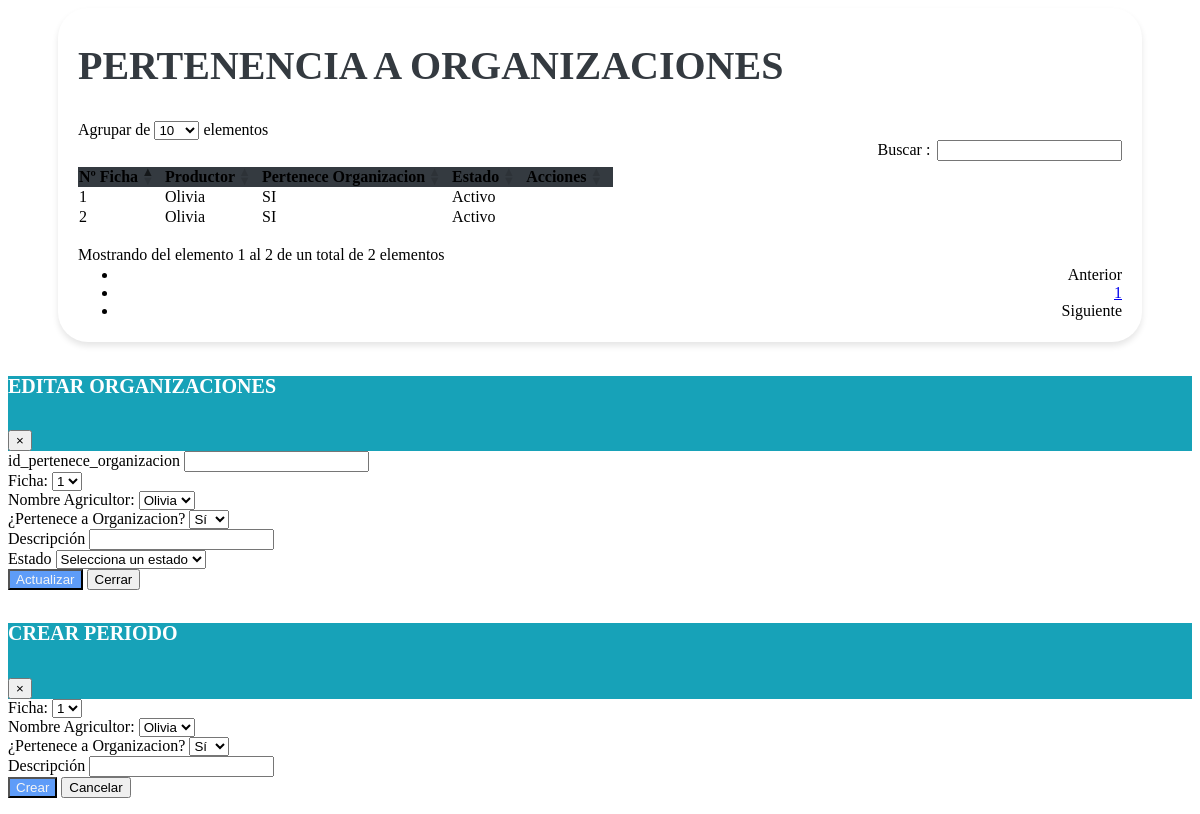
Page /vistas/Mantenimiento_Base_Organizaciones_Productor.php on the committed database.
### tables this page shows
CREATE TABLE `tbl_base_organizacion` (
  `id_pertenece_organizacion` bigint(20) NOT NULL,
  `id_ficha` bigint(20) NOT NULL,
  `id_productor` bigint(20) DEFAULT NULL,
  `pertenece_a_organizacion` enum('S','N') DEFAULT NULL,
  `descripcion` text DEFAULT NULL,
  `creado_por` varchar(50) DEFAULT NULL,
  `fecha_creacion` timestamp NULL DEFAULT current_timestamp(),
  `modificado_por` varchar(50) DEFAULT NULL,
  `fecha_modificacion` timestamp NULL DEFAULT current_timestamp() ON UPDATE current_timestamp(),
  `estado` enum('A','I') DEFAULT 'A'
);

CREATE TABLE `fichas` (
  `id_ficha` bigint(20) NOT NULL DEFAULT 0,
  `fecha_solicitud` date DEFAULT NULL,
  `anio_solicitud` int(11) DEFAULT NULL,
  `descripcion` varchar(255) DEFAULT NULL,
  `creado_por` varchar(50) DEFAULT NULL,
  `fecha_creacion` timestamp NOT NULL DEFAULT current_timestamp(),
  `modificado_por` varchar(50) DEFAULT NULL,
  `fecha_modificacion` timestamp NOT NULL DEFAULT current_timestamp() ON UPDATE current_timestamp(),
  `estado` enum('A','I') DEFAULT NULL,
  `fecha_entrevista` date DEFAULT NULL,
  `nombre_encuentrador` varchar(50) DEFAULT NULL,
  `firma_productor` varchar(100) DEFAULT NULL,
  `nombre_encuestador` varchar(50) DEFAULT NULL,
  `firma_encuestador` varchar(100) DEFAULT NULL,
  `nombre_supervisor` varchar(50) DEFAULT NULL,
  `firma_supervisor` varchar(100) DEFAULT NULL
);

CREATE TABLE `tbl_productor` (
  `id_ficha` varchar(50) DEFAULT NULL,
  `id_productor` bigint(20) NOT NULL,
  `primer_nombre` varchar(255) DEFAULT NULL,
  `segundo_nombre` varchar(255) DEFAULT NULL,
  `primer_apellido` varchar(255) DEFAULT NULL,
  `segundo_apellido` varchar(255) DEFAULT NULL,
  `identificacion` bigint(20) DEFAULT NULL,
  `fecha_nacimiento` date DEFAULT NULL,
  `genero` varchar(10) DEFAULT NULL,
  `estado_civil` varchar(20) DEFAULT NULL,
  `nivel_escolaridad` varchar(50) DEFAULT NULL,
  `ultimo_grado_escolar_aprobado` varchar(50) DEFAULT NULL,
  `telefono_1` int(11) DEFAULT NULL,
  `telefono_2` int(11) DEFAULT NULL,
  `telefono_3` int(11) DEFAULT NULL,
  `email_1` varchar(255) DEFAULT NULL,
  `email_2` varchar(255) DEFAULT NULL,
  `email_3` varchar(255) DEFAULT NULL,
  `descripcion` text DEFAULT NULL,
  `creado_por` varchar(25) DEFAULT NULL,
  `fecha_creacion` timestamp NOT NULL DEFAULT current_timestamp() ON UPDATE current_timestamp(),
  `modificado_por` varchar(25) DEFAULT NULL,
  `fecha_modificacion` timestamp NOT NULL DEFAULT current_timestamp(),
  `estado` enum('A','I') DEFAULT NULL
);

### vistas/Mantenimiento_Base_Organizaciones_Productor.php (the view, shortened to what this page needs)
<link href="https://cdn.jsdelivr.net/npm/bootstrap-icons@1.10.0/font/bootstrap-icons.css" rel="stylesheet">
<link rel="stylesheet" href="assets/css/estilos.css">
    <link rel="stylesheet" href="https://cdn.datatables.net/1.10.20/css/dataTables.bootstrap4.min.css">
<div class="containertable">
    <div class="d-flex justify-content-between align-items-end mb-4">
        <div>
            <h1 class="poppins-font mb-2">PERTENENCIA A ORGANIZACIONES</h1>
            <br>
        </div>
    </div>
    <div class="table-responsive">
 <!--El diseño de la table cuando ya esté todo unido
    <table id="tablax" class="table table-striped table-bordered" style="width:100%"> -->
    <table id="tablax" class="table table-hover">
            <thead class="table-dark text-center" style="background-color: #343A40;">
                <tr>
                    <th scope="col">Nº Ficha</th>
                    <th scope="col">Productor</th>
                    <th scope="col">Pertenece Organizacion</th>
                    <th scope="col">Estado</th>
                    <th scope="col">Acciones</th>
                </tr>
            </thead>
            <tbody class="text-center">
                <?php
                include "../php/conexion_be.php";
                $sql = $conexion->query("SELECT
                BO.*,
                F.id_ficha,
                P.primer_nombre
            FROM
            tbl_base_organizacion BO
            INNER JOIN fichas F ON BO.Id_Ficha = F.id_ficha
            INNER JOIN tbl_productor P ON BO.Id_Productor = P.id_productor;
            ");
                while ($datos = $sql->fetch_object()) { ?>
                    <tr>
                        <td><?= $datos->id_ficha ?></td>
                        <td><?= $datos->primer_nombre ?></td>
                        <td><?php
                            if ($datos->pertenece_a_organizacion == "S") {
                                echo '<span class="badge bg-success">SI</span>';
                            } else {
                                echo '<span class="badge bg-danger">NO</span>';
                            }
                            ?>
                        </td>
                        <td><?php
                            if ($datos->estado == "A") {
                                echo '<span class="badge bg-success">Activo</span>';
                            } else {
                                echo '<span class="badge bg-danger">Inactivo</span>';
                            }
                            ?></td>
                        <td>
                        </td>
                    </tr>
                <?php }
                ?>
            </tbody>
        </table>
    </div>
</div>
<div class="modal fade" id="modalEditar" tabindex="-1" role="dialog" aria-labelledby="exampleModalLabel" aria-hidden="true">
    <div class="modal-dialog" role="document">
        <div class="modal-content">
            <div class="modal-header" style="background-color: #17A2B8;">
                <h5 class="poppins-modal mb-2" id="exampleModalLabel">EDITAR ORGANIZACIONES</h5>
                <button type="button" class="close" data-dismiss="modal" aria-label="Cerrar">
                    <span aria-hidden="true">&times;</span>
                </button>
            </div>
            <div class="modal-body">
                <form id="formularioEditar" method="POST" action="#">
                    <div class="row">
                        <div class="col-6">
                            <div class="form-group">
                                <label for="id_pertenece_organizacion">id_pertenece_organizacion</label>
                                <input type="text" class="form-control" id="id_pertenece_organizacion" name="id_pertenece_organizacion" readonly>
                            </div>
                        </div>
                        <div class="col">
                            <div class="form-group">
                                <label for="id_ficha">Ficha:</label>
                                <select class="form-control" id="id_ficha" name="id_ficha" readonly>
                                    <?php
                                    include '../php/conexion_be.php';
                                    $sql = "SELECT id_ficha FROM fichas";
                                    $result = mysqli_query($conexion, $sql);
                                    if (mysqli_num_rows($result) > 0) {
                                        while ($row = mysqli_fetch_assoc($result)) {
                                            echo '<option value="' . $row["id_ficha"] . '">' . $row["id_ficha"] . '</option>';
                                        }
                                    } else {
                                        echo '<option value="">No hay aldeas disponibles</option>';
                                    }
                                    ?>
                                </select>
                            </div>
                        </div>
                    </div>
                    <div class="row">
                        <div class="col">
                            <div class="form-group">
                                <label for="id_productor">Nombre Agricultor:</label>
                                <select class="form-control" id="id_productor" name="id_productor" readonly>
                                    <?php
                                    include '../php/conexion_be.php';
                                    $sql = "SELECT id_productor , primer_nombre FROM tbl_productor";
                                    $result = mysqli_query($conexion, $sql);
                                    if (mysqli_num_rows($result) > 0) {
                                        while ($row = mysqli_fetch_assoc($result)) {
                                            echo '<option value="' . $row["id_productor"] . '">' . $row["primer_nombre"] . '</option>';
                                        }
                                    } else {
                                        echo '<option value="">No hay aldeas disponibles</option>';
                                    }
                                    ?>
                                </select>
                            </div>
                        </div>
                        <div class="col">
                            <div class="col">
                                <label for="pertenece_a_organizacion" class="form-label">¿Pertenece a Organizacion?</label>
                                <select class="form-control" id="pertenece_a_organizacion" name="pertenece_a_organizacion">
                                    <option value="S">Sí</option>
                                </select>
                            </div>
                        </div>
                    </div>
                    <div class="form-row">
                        <div class="col">
                            <label for="descripcion" class="form-label">Descripción</label>
                            <input type="text" class="form-control" id="descripcion" name="descripcion">
                        </div>
                        <div class="form-group col-md-6">
                            <label for="estado">Estado</label>
                            <select class="form-control" id="estado" name="estado" required>
                                <option value="" disabled selected>Selecciona un estado</option>
                            </select>
                        </div>
                    </div>
                    <div class="modal-footer">
                        <button type="submit" class="btn btn-actualizar">Actualizar</button>
                        <button type="button" class="btn btn-secondary" data-dismiss="modal"></i>Cerrar</button>
                    </div>
                </form>
            </div>
        </div>
    </div>
</div>
<div class="modal fade" id="modalForm" tabindex="-1" role="dialog" aria-labelledby="exampleModalLabel" aria-hidden="true">
    <div class="modal-dialog">
        <div class="modal-content" role="document">
            <div class="modal-header" style="background-color: #17A2B8;">
                <h5 class="poppins-modal mb-2" id="exampleModalLabel">CREAR PERIODO </h5>
                <button type="button" class="close" data-dismiss="modal" aria-label="Cerrar">
                    <span aria-hidden="true">&times;</span>
                </button>
            </div>
            <div class="modal-body">
                <form action="modelos/agregar_pertenece_organizacion.php" method="POST">
                    <div class="row">
                        <div class="col">
                            <div class="form-group">
                                <label for="id_ficha">Ficha:</label>
                                <select class="form-control" id="id_ficha" name="id_ficha" required>
                                    <?php
                                    include '../php/conexion_be.php';
                                    $sql = "SELECT id_ficha FROM fichas";
                                    $result = mysqli_query($conexion, $sql);
                                    if (mysqli_num_rows($result) > 0) {
                                        while ($row = mysqli_fetch_assoc($result)) {
                                            echo '<option value="' . $row["id_ficha"] . '">' . $row["id_ficha"] . '</option>';
                                        }
                                    } else {
                                        echo '<option value="">No hay aldeas disponibles</option>';
                                    }
                                    ?>
                                </select>
                            </div>
                        </div>
                        <div class="col">
                            <div class="form-group">
                                <label for="id_productor">Nombre Agricultor:</label>
                                <select class="form-control" id="id_productor" name="id_productor" required>
                                    <?php
                                    include '../php/conexion_be.php';
                                    $sql = "SELECT id_productor , primer_nombre FROM tbl_productor";
                                    $result = mysqli_query($conexion, $sql);
                                    if (mysqli_num_rows($result) > 0) {
                                        while ($row = mysqli_fetch_assoc($result)) {
                                            echo '<option value="' . $row["id_productor"] . '">' . $row["primer_nombre"] . '</option>';
                                        }
                                    } else {
                                        echo '<option value="">No hay aldeas disponibles</option>';
                                    }
                                    ?>
                                </select>
                            </div>
                        </div>
                    </div>
                    <div class="row">
                        <div class="col">
                            <div class="col">
                                <label for="pertenece_a_organizacion" class="form-label">¿Pertenece a Organizacion?</label>
                                <select class="form-control" id="pertenece_a_organizacion" name="pertenece_a_organizacion">
                                    <option value="S">Sí</option>
                                </select>
                            </div>
                        </div>
                        <div class="col">
                            <label for="descripcion" class="form-label">Descripción</label>
                            <input type="text" class="form-control" id="descripcion" name="descripcion" pattern="[A-Za-z]+" title="Solo se permiten letras en este campo." oninput="validateInput(this)">
                        </div>
                    </div>
                    <div class="modal-footer">
                        <button type="submit" class="btn btn-actualizar">Crear</button>
                        <button type="button" class="btn btn-secondary" data-bs-dismiss="modal"></i>Cancelar</button>
                    </div>
                </form>
            </div>
        </div>
    </div>
</div>

### assets/css/estilos.css (style rules this page uses)
.poppins-font { color: var(--heading, #343A40); font-size: 40px; font-style: normal; font-weight: 600; line-height: 21px; }
.poppins-modal { color: var(--heading, #ffffff); font-size: 20px; font-style: normal; font-weight: 600; line-height: 21px; }
.btn-actualizar { background-color: #5e9cf8; color: whitesmoke; }
.containertable { background-color: #fff; padding: 20px; border-radius: 30px; margin-bottom: 20px; margin-left: 50px; margin-right: 50px; box-shadow: 0 4px 6px rgba(0, 0, 0, 0.1); }

### rows in the picture
tbl_base_organizacion: id_ficha.id_ficha "1", id_productor.primer_nombre "Olivia", pertenece_a_organizacion "SI", estado "Activo"
tbl_base_organizacion: id_ficha.id_ficha "2", id_productor.primer_nombre "Olivia", pertenece_a_organizacion "SI", estado "Activo"

### other values in the picture
form field id_ficha "1"
form field id_productor "Olivia"
